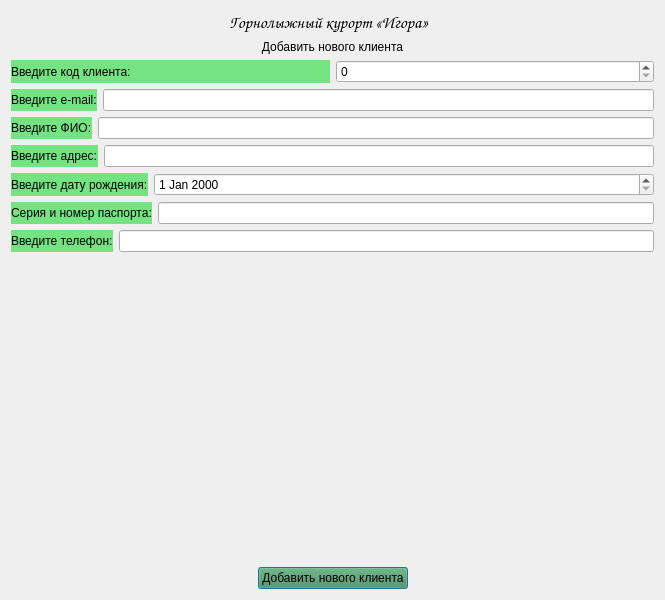
<?xml version="1.0" encoding="UTF-8"?>
<ui version="4.0">
 <class>Dialog</class>
 <widget class="QDialog" name="Dialog">
  <property name="geometry">
   <rect>
    <x>0</x>
    <y>0</y>
    <width>665</width>
    <height>600</height>
   </rect>
  </property>
  <property name="windowTitle">
   <string>Dialog</string>
  </property>
  <layout class="QVBoxLayout" name="verticalLayout">
   <item>
    <layout class="QHBoxLayout" name="horizontalLayout_2" stretch="3,2,2,1">
     <property name="leftMargin">
      <number>12</number>
     </property>
     <property name="rightMargin">
      <number>0</number>
     </property>
     <item>
      <spacer name="horizontalSpacer">
       <property name="orientation">
        <enum>Qt::Horizontal</enum>
       </property>
       <property name="sizeHint" stdset="0">
        <size>
         <width>40</width>
         <height>20</height>
        </size>
       </property>
      </spacer>
     </item>
     <item>
      <widget class="QLabel" name="label">
       <property name="minimumSize">
        <size>
         <width>0</width>
         <height>0</height>
        </size>
       </property>
       <property name="font">
        <font>
         <family>Comic Sans MS</family>
         <pointsize>13</pointsize>
        </font>
       </property>
       <property name="text">
        <string>Горнолыжный курорт «Игора»    </string>
       </property>
       <property name="alignment">
        <set>Qt::AlignCenter</set>
       </property>
      </widget>
     </item>
     <item>
      <spacer name="horizontalSpacer_6">
       <property name="orientation">
        <enum>Qt::Horizontal</enum>
       </property>
       <property name="sizeHint" stdset="0">
        <size>
         <width>40</width>
         <height>20</height>
        </size>
       </property>
      </spacer>
     </item>
     <item>
      <widget class="QLabel" name="logo">
       <property name="maximumSize">
        <size>
         <width>80</width>
         <height>80</height>
        </size>
       </property>
       <property name="text">
        <string/>
       </property>
       <property name="pixmap">
        <pixmap>img/logo_mini.png</pixmap>
       </property>
      </widget>
     </item>
    </layout>
   </item>
   <item>
    <layout class="QVBoxLayout" name="verticalLayout_2">
     <item>
      <widget class="QLabel" name="label_2">
       <property name="styleSheet">
        <string notr="true">font: 11pt &quot;Comic Sans MS&quot;;</string>
       </property>
       <property name="text">
        <string>Добавить нового клиента</string>
       </property>
       <property name="alignment">
        <set>Qt::AlignCenter</set>
       </property>
      </widget>
     </item>
     <item>
      <layout class="QVBoxLayout" name="verticalLayout_5">
       <item>
        <layout class="QHBoxLayout" name="horizontalLayout_18" stretch="0,0">
         <item>
          <widget class="QLabel" name="label_15">
           <property name="styleSheet">
            <string notr="true">background-color: rgb(118, 227, 131);
font: 9pt &quot;Comic Sans MS&quot;;</string>
           </property>
           <property name="text">
            <string>Введите код клиента:</string>
           </property>
          </widget>
         </item>
         <item>
          <widget class="QSpinBox" name="spin_code"/>
         </item>
        </layout>
       </item>
       <item>
        <layout class="QHBoxLayout" name="horizontalLayout_4">
         <item>
          <widget class="QLabel" name="label_5">
           <property name="styleSheet">
            <string notr="true">background-color: rgb(118, 227, 131);
font: 9pt &quot;Comic Sans MS&quot;;</string>
           </property>
           <property name="text">
            <string>Введите e-mail:</string>
           </property>
          </widget>
         </item>
         <item>
          <widget class="QLineEdit" name="edit_email"/>
         </item>
        </layout>
       </item>
       <item>
        <layout class="QHBoxLayout" name="horizontalLayout_20" stretch="0,100">
         <item>
          <widget class="QLabel" name="label_3">
           <property name="styleSheet">
            <string notr="true">background-color: rgb(118, 227, 131);
font: 9pt &quot;Comic Sans MS&quot;;</string>
           </property>
           <property name="text">
            <string>Введите ФИО:</string>
           </property>
          </widget>
         </item>
         <item>
          <widget class="QLineEdit" name="edit_fio"/>
         </item>
        </layout>
       </item>
       <item>
        <layout class="QHBoxLayout" name="horizontalLayout_19" stretch="0,0">
         <item>
          <widget class="QLabel" name="label_18">
           <property name="styleSheet">
            <string notr="true">background-color: rgb(118, 227, 131);
font: 9pt &quot;Comic Sans MS&quot;;</string>
           </property>
           <property name="text">
            <string>Введите адрес:</string>
           </property>
          </widget>
         </item>
         <item>
          <widget class="QLineEdit" name="edit_address"/>
         </item>
        </layout>
       </item>
       <item>
        <layout class="QHBoxLayout" name="horizontalLayout_5" stretch="0,100">
         <property name="spacing">
          <number>6</number>
         </property>
         <item>
          <widget class="QLabel" name="label_7">
           <property name="styleSheet">
            <string notr="true">background-color: rgb(118, 227, 131);
font: 9pt &quot;Comic Sans MS&quot;;</string>
           </property>
           <property name="text">
            <string>Введите дату рождения:</string>
           </property>
          </widget>
         </item>
         <item>
          <widget class="QDateEdit" name="date_birth"/>
         </item>
        </layout>
       </item>
       <item>
        <layout class="QHBoxLayout" name="horizontalLayout">
         <item>
          <widget class="QLabel" name="label_4">
           <property name="styleSheet">
            <string notr="true">background-color: rgb(118, 227, 131);
font: 9pt &quot;Comic Sans MS&quot;;</string>
           </property>
           <property name="text">
            <string>Серия и номер паспорта:</string>
           </property>
          </widget>
         </item>
         <item>
          <widget class="QLineEdit" name="edit_passport"/>
         </item>
        </layout>
       </item>
       <item>
        <layout class="QHBoxLayout" name="horizontalLayout_6">
         <item>
          <widget class="QLabel" name="label_6">
           <property name="styleSheet">
            <string notr="true">background-color: rgb(118, 227, 131);
font: 9pt &quot;Comic Sans MS&quot;;</string>
           </property>
           <property name="text">
            <string>Введите телефон:</string>
           </property>
          </widget>
         </item>
         <item>
          <widget class="QLineEdit" name="edit_phone"/>
         </item>
        </layout>
       </item>
      </layout>
     </item>
     <item>
      <spacer name="verticalSpacer">
       <property name="orientation">
        <enum>Qt::Vertical</enum>
       </property>
       <property name="sizeHint" stdset="0">
        <size>
         <width>20</width>
         <height>40</height>
        </size>
       </property>
      </spacer>
     </item>
     <item>
      <layout class="QHBoxLayout" name="horizontalLayout_3">
       <item>
        <spacer name="horizontalSpacer_2">
         <property name="orientation">
          <enum>Qt::Horizontal</enum>
         </property>
         <property name="sizeHint" stdset="0">
          <size>
           <width>40</width>
           <height>20</height>
          </size>
         </property>
        </spacer>
       </item>
       <item>
        <widget class="QPushButton" name="btn_add_client">
         <property name="styleSheet">
          <string notr="true">background-color: rgb(73, 140, 81);
font: 9pt &quot;Comic Sans MS&quot;;</string>
         </property>
         <property name="text">
          <string>Добавить нового клиента</string>
         </property>
        </widget>
       </item>
       <item>
        <spacer name="horizontalSpacer_3">
         <property name="orientation">
          <enum>Qt::Horizontal</enum>
         </property>
         <property name="sizeHint" stdset="0">
          <size>
           <width>40</width>
           <height>20</height>
          </size>
         </property>
        </spacer>
       </item>
      </layout>
     </item>
    </layout>
   </item>
  </layout>
 </widget>
 <resources/>
 <connections/>
</ui>
